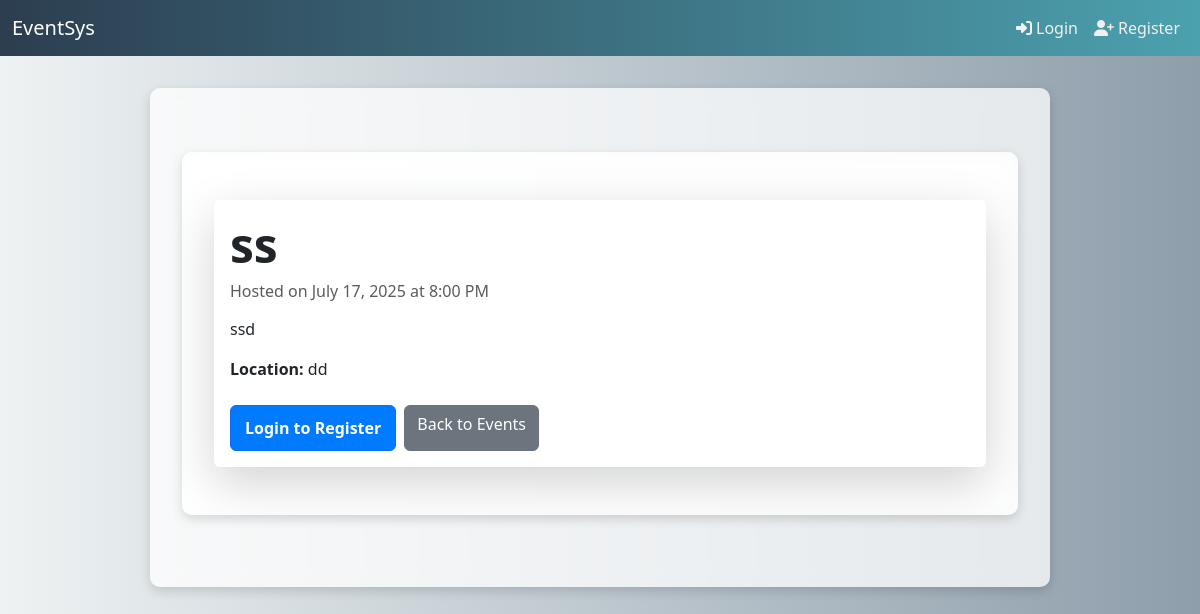
/6/, run on the app's committed database.
### events/models.py (models this page shows, shortened)
class Event(models.Model):
    title = models.CharField(max_length=200)
    description = models.TextField()
    date = models.DateField()
    time = models.TimeField()
    location = models.CharField(max_length=200)
    registered_users = models.ManyToManyField(User, blank=True, related_name='registered_events')

### events/views.py (the view)
# urls.py: path('<int:event_id>/', views.event_detail, name='event_detail'),
def event_detail(request, event_id):
    event = Event.objects.get(id=event_id)
    return render(request, 'events/event_details.html', {'event': event, 'user': request.user})

### events/templates/events/event_details.html (shortened to what this page needs)
{% extends 'events/base.html' %}
{% load static %}
{% block content %}
<div class="container py-5">
    <div class="card shadow-lg border-0">
        <div class="card-body">
            <h1 class="card-title display-5 fw-bold">{{ event.title }}</h1>
            <h6 class="text-muted mb-3">Hosted on {{ event.date|date:"F d, Y" }} at {{ event.time|time:"g:i A" }}</h6>
            <p class="card-text">{{ event.description }}</p>
            <p class="mb-2"><strong>Location:</strong> {{ event.location }}</p>
            <div class="d-flex flex-wrap gap-2 mt-4">
                {% if user.is_authenticated %}
                    {% if user in event.registered_users.all %}
                        <form action="{% url 'unregister_event' event.id %}" method="POST" class="d-inline">
                            {% csrf_token %}
                            <button type="submit" class="btn btn-danger">Unregister</button>
                        </form>
                    {% else %}
                        <form action="{% url 'register_for_event' event.id %}" method="POST" class="d-inline">
                            {% csrf_token %}
                            <button type="submit" class="btn btn-success">Register for this Event</button>
                        </form>
                    {% endif %}
                {% else %}
                    <a href="{% url 'login' %}?next={{ request.path }}" class="btn btn-primary">Login to Register</a>
                {% endif %}
                <a href="{% url 'event_list' %}" class="btn btn-secondary">Back to Events</a>
            </div>
        </div>
    </div>
</div>
{% endblock %}

### events/static/events/styles.css (style rules this page uses)
body { font-family: 'Segoe UI', Tahoma, Geneva, Verdana, sans-serif; background-color: #ffe6e6; padding: 0; margin: 0; color: #333; }
.container { max-width: 900px; margin: 40px auto; padding: 30px; background: #ffffff; box-shadow: 0 8px 20px rgba(0, 0, 0, 0.1); border-radius: 12px; transition: all 0.3s ease-in-out; }
h1, h2 { color: #222; margin-bottom: 25px; font-weight: 600; }
a { text-decoration: none; color: #007bff; font-weight: 500; transition: color 0.2s ease-in-out; }
.btn-primary { display: inline-block; background-color: #007bff; color: white; padding: 10px 14px; border-radius: 6px; text-decoration: none; font-weight: 600; text-align: center; transition: background-color 0.3s ease-in-out; }

### events/templates/events/base.html (style rules this page uses)
body { background: linear-gradient(to right, #eef2f3, #8e9eab); font-family: 'Segoe UI', Tahoma, Geneva, Verdana, sans-serif; }
.container { background: rgba(255, 255, 255, 0.75); backdrop-filter: blur(10px); border-radius: 10px; padding: 2rem; margin-top: 2rem; box-shadow: 0 4px 12px rgba(0, 0, 0, 0.15); }

### data on the page
Event: title "ss", date "July 17, 2025", time "8:00 PM", description "ssd", location "dd"
